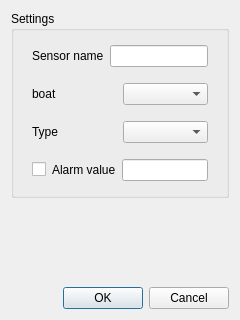
<?xml version="1.0" encoding="UTF-8"?>
<ui version="4.0">
 <class>AddSensorDialog</class>
 <widget class="QDialog" name="AddSensorDialog">
  <property name="geometry">
   <rect>
    <x>0</x>
    <y>0</y>
    <width>240</width>
    <height>320</height>
   </rect>
  </property>
  <property name="windowTitle">
   <string>Dialog</string>
  </property>
  <layout class="QVBoxLayout" name="verticalLayout">
   <item>
    <widget class="QGroupBox" name="groupBox">
     <property name="title">
      <string>Settings</string>
     </property>
     <layout class="QVBoxLayout" name="verticalLayout_2">
      <item>
       <widget class="QWidget" name="widget" native="true">
        <layout class="QHBoxLayout" name="horizontalLayout">
         <property name="topMargin">
          <number>5</number>
         </property>
         <property name="bottomMargin">
          <number>5</number>
         </property>
         <item>
          <widget class="QLabel" name="label">
           <property name="text">
            <string>Sensor name</string>
           </property>
          </widget>
         </item>
         <item>
          <widget class="QLineEdit" name="sensorNameLineEdit"/>
         </item>
        </layout>
       </widget>
      </item>
      <item>
       <widget class="QWidget" name="widget_2" native="true">
        <layout class="QHBoxLayout" name="horizontalLayout_2">
         <property name="topMargin">
          <number>5</number>
         </property>
         <property name="bottomMargin">
          <number>5</number>
         </property>
         <item>
          <widget class="QLabel" name="label_2">
           <property name="text">
            <string>boat</string>
           </property>
          </widget>
         </item>
         <item>
          <widget class="QComboBox" name="boatIDComboBox"/>
         </item>
        </layout>
       </widget>
      </item>
      <item>
       <widget class="QWidget" name="widget_3" native="true">
        <layout class="QHBoxLayout" name="horizontalLayout_3">
         <property name="topMargin">
          <number>5</number>
         </property>
         <property name="bottomMargin">
          <number>5</number>
         </property>
         <item>
          <widget class="QLabel" name="label_3">
           <property name="text">
            <string>Type</string>
           </property>
          </widget>
         </item>
         <item>
          <widget class="QComboBox" name="typeComboBox"/>
         </item>
        </layout>
       </widget>
      </item>
      <item>
       <widget class="QWidget" name="widget_4" native="true">
        <layout class="QHBoxLayout" name="horizontalLayout_4">
         <property name="topMargin">
          <number>5</number>
         </property>
         <property name="bottomMargin">
          <number>5</number>
         </property>
         <item>
          <widget class="QCheckBox" name="enableMaxCheckBox">
           <property name="text">
            <string/>
           </property>
          </widget>
         </item>
         <item>
          <widget class="QLabel" name="label_4">
           <property name="text">
            <string>Alarm value</string>
           </property>
          </widget>
         </item>
         <item>
          <widget class="QLineEdit" name="maxValueLineEdit"/>
         </item>
        </layout>
       </widget>
      </item>
     </layout>
    </widget>
   </item>
   <item>
    <spacer name="verticalSpacer">
     <property name="orientation">
      <enum>Qt::Vertical</enum>
     </property>
     <property name="sizeHint" stdset="0">
      <size>
       <width>20</width>
       <height>40</height>
      </size>
     </property>
    </spacer>
   </item>
   <item>
    <widget class="QDialogButtonBox" name="buttonBox">
     <property name="orientation">
      <enum>Qt::Horizontal</enum>
     </property>
     <property name="standardButtons">
      <set>QDialogButtonBox::Cancel|QDialogButtonBox::Ok</set>
     </property>
    </widget>
   </item>
  </layout>
 </widget>
 <resources/>
 <connections>
  <connection>
   <sender>buttonBox</sender>
   <signal>accepted()</signal>
   <receiver>AddSensorDialog</receiver>
   <slot>accept()</slot>
   <hints>
    <hint type="sourcelabel">
     <x>248</x>
     <y>254</y>
    </hint>
    <hint type="destinationlabel">
     <x>157</x>
     <y>274</y>
    </hint>
   </hints>
  </connection>
  <connection>
   <sender>buttonBox</sender>
   <signal>rejected()</signal>
   <receiver>AddSensorDialog</receiver>
   <slot>reject()</slot>
   <hints>
    <hint type="sourcelabel">
     <x>316</x>
     <y>260</y>
    </hint>
    <hint type="destinationlabel">
     <x>286</x>
     <y>274</y>
    </hint>
   </hints>
  </connection>
 </connections>
</ui>
